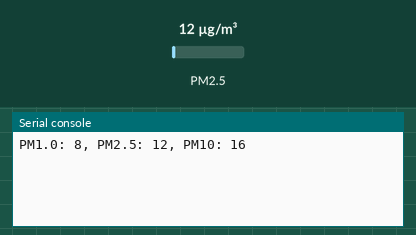
This program was run on a simulated MicroPython board. Parts: the last lines printed to the serial console. The inputs (shaded band) are chosen by the test bench; at power-on: PM2.5 12 µg/m³. The clock reads 2024-03-15 10:24:30 at power-on unless the program sets it.

Above: at 1.2 s.
1.3 s: PM2.5 set to 6 µg/m³
At 2.6 s:
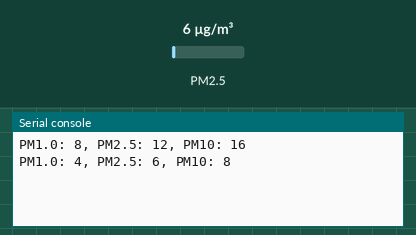
2.8 s: PM2.5 set to 75 µg/m³
At 3.8 s:
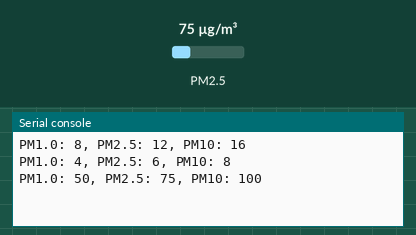
Timing chart, 0 to 5.8 s (numbered marks = the images above; inputs shaded):
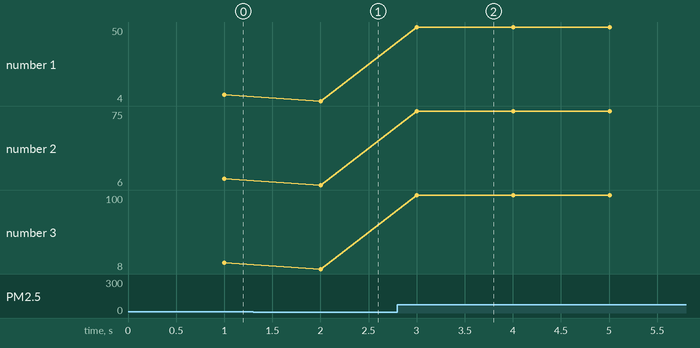

Measured:
- after the input at 1.3 s, the serial console: prints a new line after 0.70 s (image 1)
- after the input at 2.8 s, the serial console: prints a new line after 0.20 s (image 2)
- plotted number 1: 8 → 4 after the input at 1.3 s, 4 → 50 after the input at 2.8 s
- plotted number 2: 12 → 6 after the input at 1.3 s, 6 → 75 after the input at 2.8 s
- plotted number 3: 8 → 100 after the input at 2.8 s

The program:

pmsa003_test.py
```python
from machine import UART, Pin, I2C
import pmsa003
import time

while True:
    try:

        # Read PMSA003 sensor
        sensor = pmsa003.Sensor(1)
        pmsa003_data = sensor.read()
        print(f"PM1.0: {pmsa003_data.pm10_cf1}, PM2.5: {pmsa003_data.pm25_cf1}, PM10: {pmsa003_data.pm100_cf1}")
        time.sleep(0.5)
        sensor.deinit()

    except Exception as e:
        print(f"Error reading PMSA003 sensor: {e}")
        pmsa003_data = pmsa003.SensorReading([0] * 32)
```

pmsa003.py
```python
"""
Interface to read from the Plantower PMS A003 sensor.
"""
from machine import UART
import time

# Constants
DEFAULT_SERIAL_PORT = 1  # UART2
DEFAULT_READ_TIMEOUT = 2  # Timeout in seconds


class SensorReading:
    """One single reading from the PMS A003 sensor."""

    def __init__(self, line):
        self.pm10_cf1 = line[4] * 256 + line[5]
        self.pm25_cf1 = line[6] * 256 + line[7]
        self.pm100_cf1 = line[8] * 256 + line[9]
        self.pm10_std = line[10] * 256 + line[11]
        self.pm25_std = line[12] * 256 + line[13]
        self.pm100_std = line[14] * 256 + line[15]
        self.gr03um = line[16] * 256 + line[17]
        self.gr05um = line[18] * 256 + line[19]
        self.gr10um = line[20] * 256 + line[21]
        self.gr25um = line[22] * 256 + line[23]
        self.gr50um = line[24] * 256 + line[25]
        self.gr100um = line[26] * 256 + line[27]


class SensorException(Exception):
    """Custom exception for sensor errors."""
    pass


class Sensor:
    """The interface class for the PMS A003 sensor."""

    def __init__(self, port=DEFAULT_SERIAL_PORT, read_timeout=DEFAULT_READ_TIMEOUT, tx=11, rx=12):
        self.port = port
        self.read_timeout = read_timeout
        try:
            self.serial = UART(self.port, baudrate=9600, tx=tx, rx=rx, bits=8, parity=None, stop=1)
        except Exception as e:
            raise SensorException(f"Failed to initialize UART: {str(e)}")

    def _verify(self, recv):
        """Verify the checksum of the data."""
        calc = sum(bytearray(recv[:-2]))
        sent = (recv[-2] << 8) | recv[-1]
        if sent != calc:
            raise SensorException("Checksum invalid")

    def read(self):
        """Read a new value from the sensor."""
        recv = b''
        timeout_time = time.time() + self.read_timeout

        while True:
            inp = self.serial.read(1)
            if not inp:  # Handle no data received
                if time.time() > timeout_time:
                    raise SensorException("No message received within timeout.")
                time.sleep(0.1)
                continue

            if inp == b'\x42':
                recv += inp
                inp = self.serial.read(1)
                if inp == b'\x4d':
                    recv += inp
                    recv += self.serial.read(30)
                    break

        self._verify(recv)
        return SensorReading(recv)

    def deinit(self):
        """Deinitialize the sensor by closing the UART connection."""
        try:
            self.serial.deinit()

        except Exception as e:
            raise SensorException(f"Failed to deinitialize sensor: {str(e)}")
```
